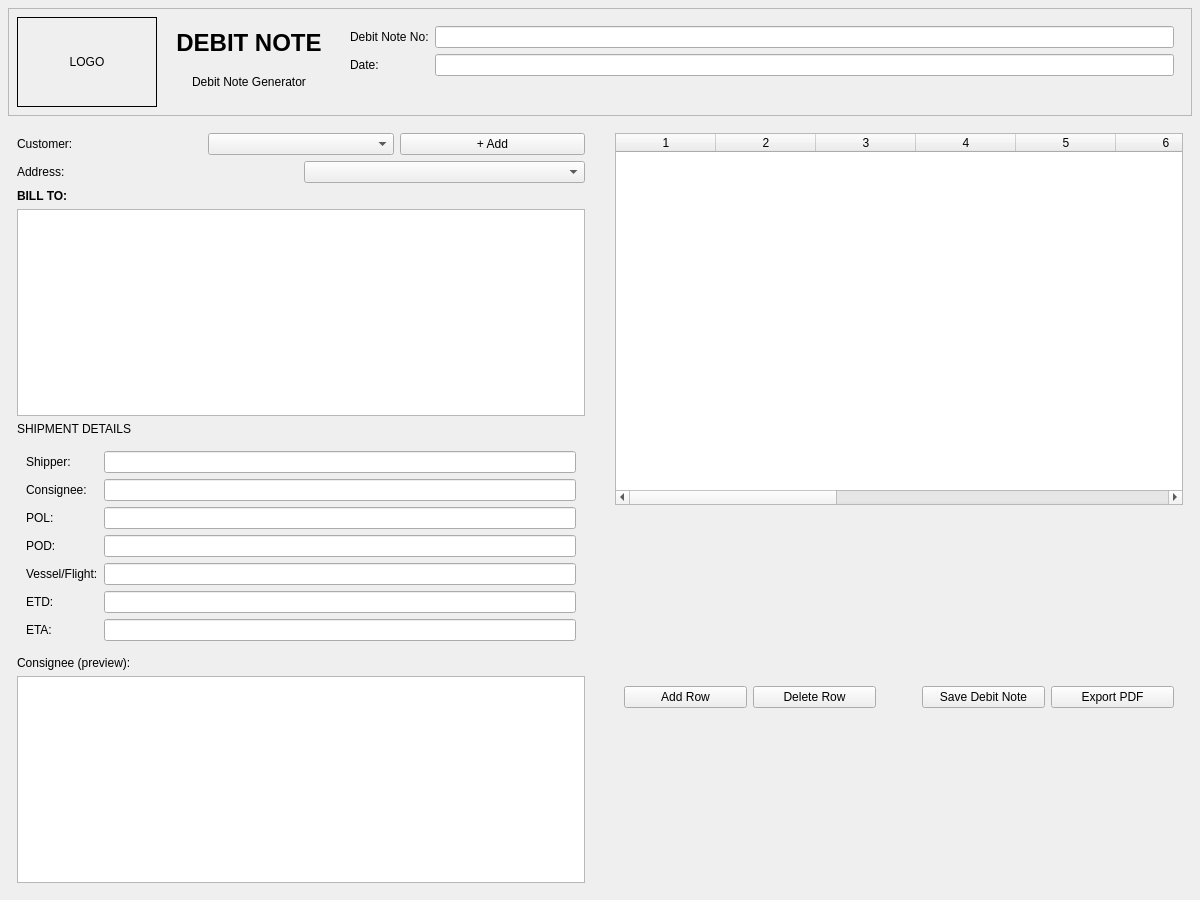
<?xml version="1.0" encoding="UTF-8"?>
<ui version="4.0">
 <class>DebitNoteForm</class>
 <widget class="QWidget" name="DebitNoteForm">
  <property name="geometry"><rect><x>0</x><y>0</y><width>1200</width><height>900</height></rect></property>
  <property name="windowTitle"><string>DebitNoteForm</string></property>
  <layout class="QVBoxLayout" name="verticalLayout_root">
   <property name="spacing"><number>8</number></property>
   <property name="margin"><number>8</number></property>

   <!-- Top -->
   <item>
    <widget class="QFrame" name="frameTopInfo">
     <property name="frameShape"><enum>QFrame::StyledPanel</enum></property>
     <layout class="QHBoxLayout" name="horizontalLayout_topinfo">
      <property name="spacing"><number>10</number></property>
      <property name="margin"><number>8</number></property>
      <item><widget class="QLabel" name="labelLogo"><property name="minimumSize"><size><width>140</width><height>90</height></size></property><property name="frameShape"><enum>QFrame::Box</enum></property><property name="text"><string>LOGO</string></property><property name="alignment"><set>Qt::AlignCenter</set></property></widget></item>
      <item>
       <widget class="QFrame" name="frameTitle">
        <layout class="QVBoxLayout" name="verticalLayout_title">
         <item><widget class="QLabel" name="labelTitle"><property name="text"><string>DEBIT NOTE</string></property><property name="font"><font><pointsize>18</pointsize><weight>75</weight><bold>true</bold></font></property><property name="alignment"><set>Qt::AlignCenter</set></property></widget></item>
         <item><widget class="QLabel" name="labelSubTitle"><property name="text"><string>Debit Note Generator</string></property><property name="alignment"><set>Qt::AlignCenter</set></property></widget></item>
        </layout>
       </widget>
      </item>
      <item>
       <widget class="QFrame" name="frameInvoiceMeta">
        <layout class="QFormLayout" name="formLayout_meta">
         <item row="0" column="0"><widget class="QLabel" name="labelInvNoMeta"><property name="text"><string>Debit Note No:</string></property></widget></item>
         <item row="0" column="1"><widget class="QLineEdit" name="leDebitNo"/></item>
         <item row="1" column="0"><widget class="QLabel" name="labelDateMeta"><property name="text"><string>Date:</string></property></widget></item>
         <item row="1" column="1"><widget class="QLineEdit" name="leDate"/></item>
        </layout>
       </widget>
      </item>
     </layout>
    </widget>
   </item>

   <!-- Main left/right -->
   <item>
    <layout class="QHBoxLayout" name="horizontalLayout_mainSections">
     <property name="spacing"><number>12</number></property>

     <!-- left -->
     <item>
      <widget class="QFrame" name="frameLeftColumn">
       <layout class="QVBoxLayout" name="verticalLayout_left">
        <item>
         <layout class="QHBoxLayout" name="hl_customer">
          <item><widget class="QLabel" name="labelCustomer"><property name="text"><string>Customer:</string></property></widget></item>
          <item><widget class="QComboBox" name="cbCustomer"/></item>
          <item><widget class="QPushButton" name="btnAddCustomer"><property name="text"><string>+ Add</string></property></widget></item>
         </layout>
        </item>
        <item>
         <layout class="QHBoxLayout" name="hl_address">
          <item><widget class="QLabel" name="labelAddressSelect"><property name="text"><string>Address:</string></property></widget></item>
          <item><widget class="QComboBox" name="cbAddress"/></item>
         </layout>
        </item>

        <item><widget class="QLabel" name="labelBillToTitle"><property name="text"><string>BILL TO:</string></property><property name="font"><font><weight>75</weight><bold>true</bold></font></property></widget></item>
        <item><widget class="QTextEdit" name="teBillTo"/></item>

        <item><widget class="QLabel" name="labelShippingTitle"><property name="text"><string>SHIPMENT DETAILS</string></property></widget></item>

        <item>
         <widget class="QFrame" name="frameShipping">
          <layout class="QFormLayout" name="formLayout_shipping">
           <item row="0" column="0"><widget class="QLabel" name="labelShipper"><property name="text"><string>Shipper:</string></property></widget></item>
           <item row="0" column="1"><widget class="QLineEdit" name="leShipper"/></item>
           <item row="1" column="0"><widget class="QLabel" name="labelShipConsignee"><property name="text"><string>Consignee:</string></property></widget></item>
           <item row="1" column="1"><widget class="QLineEdit" name="leShipConsignee"/></item>
           <item row="2" column="0"><widget class="QLabel" name="labelPOL"><property name="text"><string>POL:</string></property></widget></item>
           <item row="2" column="1"><widget class="QLineEdit" name="lePOL"/></item>
           <item row="3" column="0"><widget class="QLabel" name="labelPOD"><property name="text"><string>POD:</string></property></widget></item>
           <item row="3" column="1"><widget class="QLineEdit" name="lePOD"/></item>
           <item row="4" column="0"><widget class="QLabel" name="labelVessel"><property name="text"><string>Vessel/Flight:</string></property></widget></item>
           <item row="4" column="1"><widget class="QLineEdit" name="leVessel"/></item>
           <item row="5" column="0"><widget class="QLabel" name="labelETD"><property name="text"><string>ETD:</string></property></widget></item>
           <item row="5" column="1"><widget class="QLineEdit" name="leETD"/></item>
           <item row="6" column="0"><widget class="QLabel" name="labelETA"><property name="text"><string>ETA:</string></property></widget></item>
           <item row="6" column="1"><widget class="QLineEdit" name="leETA"/></item>
          </layout>
         </widget>
        </item>

        <item><widget class="QLabel" name="labelConsigneePreview"><property name="text"><string>Consignee (preview):</string></property></widget></item>
        <item><widget class="QTextEdit" name="teConsignee"/></item>

       </layout>
      </widget>
     </item>

     <!-- right: items table (same as invoice) -->
     <item>
      <widget class="QFrame" name="frameRightColumn2">
       <layout class="QVBoxLayout" name="verticalLayout_tableArea">
        <item>
         <widget class="QTableWidget" name="tableItems">
          <property name="columnCount"><number>13</number></property>
          <property name="rowCount"><number>0</number></property>
          <!-- columns omitted for brevity (same as invoice UI) -->
         </widget>
        </item>
        <item>
         <widget class="QFrame" name="frameTableButtons">
          <layout class="QHBoxLayout" name="horizontalLayout_tableButtons">
           <item><widget class="QPushButton" name="btnAddRow"><property name="text"><string>Add Row</string></property></widget></item>
           <item><widget class="QPushButton" name="btnDelRow"><property name="text"><string>Delete Row</string></property></widget></item>
           <item><spacer name="spacer_tableButtons"><property name="sizeHint"><size><width>40</width><height>20</height></size></property><property name="sizePolicy"><sizepolicy><hor>QSizePolicy.Expanding</hor><ver>QSizePolicy.Fixed</ver></sizepolicy></property></spacer></item>
           <item><widget class="QPushButton" name="btnSave"><property name="text"><string>Save Debit Note</string></property></widget></item>
           <item><widget class="QPushButton" name="btnExportPDF"><property name="text"><string>Export PDF</string></property></widget></item>
          </layout>
         </widget>
        </item>
       </layout>
      </widget>
     </item>

    </layout>
   </item>
  </layout>
 </widget>
 <resources/>
 <connections/>
</ui>
